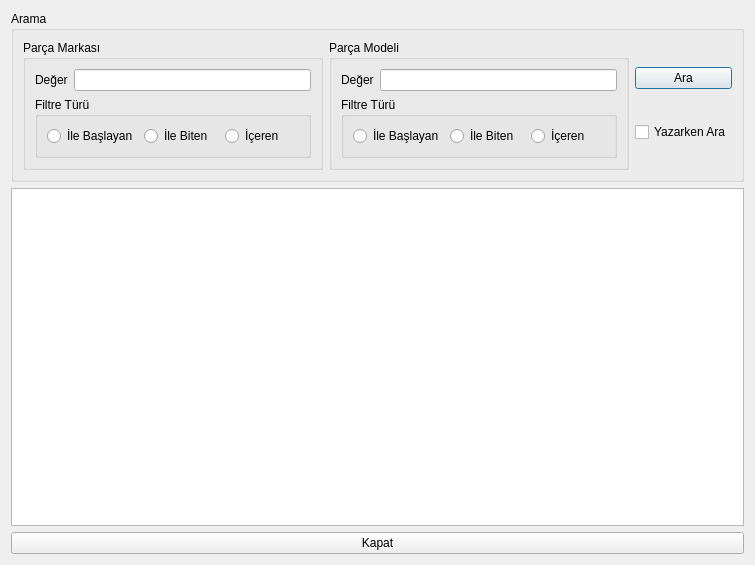
<?xml version="1.0" encoding="UTF-8"?>
<ui version="4.0">
 <class>TKNHarddiskListe</class>
 <widget class="QDialog" name="TKNHarddiskListe">
  <property name="geometry">
   <rect>
    <x>0</x>
    <y>0</y>
    <width>755</width>
    <height>565</height>
   </rect>
  </property>
  <property name="windowTitle">
   <string>Dialog</string>
  </property>
  <layout class="QVBoxLayout" name="verticalLayout_4">
   <item>
    <widget class="QGroupBox" name="groupBox">
     <property name="title">
      <string>Arama</string>
     </property>
     <layout class="QHBoxLayout" name="horizontalLayout_7">
      <item>
       <widget class="QGroupBox" name="groupBox_2">
        <property name="title">
         <string>Parça Markası</string>
        </property>
        <layout class="QVBoxLayout" name="verticalLayout">
         <item>
          <layout class="QHBoxLayout" name="horizontalLayout_3">
           <item>
            <widget class="QLabel" name="label">
             <property name="text">
              <string>Değer</string>
             </property>
             <property name="buddy">
              <cstring>leParcaMarkaDegeri</cstring>
             </property>
            </widget>
           </item>
           <item>
            <widget class="QLineEdit" name="leParcaMarkaDegeri"/>
           </item>
          </layout>
         </item>
         <item>
          <widget class="QGroupBox" name="groupBox_3">
           <property name="title">
            <string>Filtre Türü</string>
           </property>
           <layout class="QHBoxLayout" name="horizontalLayout_2">
            <item>
             <layout class="QHBoxLayout" name="horizontalLayout">
              <item>
               <widget class="QRadioButton" name="rbParcaMarkaIleBaslayan">
                <property name="text">
                 <string>İle Başlayan</string>
                </property>
               </widget>
              </item>
              <item>
               <widget class="QRadioButton" name="rbParcaMarkaIleBiten">
                <property name="text">
                 <string>İle Biten</string>
                </property>
               </widget>
              </item>
              <item>
               <widget class="QRadioButton" name="rbParcaMarkaIceren">
                <property name="text">
                 <string>İçeren</string>
                </property>
               </widget>
              </item>
             </layout>
            </item>
           </layout>
          </widget>
         </item>
        </layout>
       </widget>
      </item>
      <item>
       <widget class="QGroupBox" name="groupBox_4">
        <property name="title">
         <string>Parça Modeli</string>
        </property>
        <layout class="QVBoxLayout" name="verticalLayout_2">
         <item>
          <layout class="QHBoxLayout" name="horizontalLayout_4">
           <item>
            <widget class="QLabel" name="label_2">
             <property name="text">
              <string>Değer</string>
             </property>
             <property name="buddy">
              <cstring>leParcaMarkaDegeri</cstring>
             </property>
            </widget>
           </item>
           <item>
            <widget class="QLineEdit" name="leParcaModelDegeri"/>
           </item>
          </layout>
         </item>
         <item>
          <widget class="QGroupBox" name="groupBox_5">
           <property name="title">
            <string>Filtre Türü</string>
           </property>
           <layout class="QHBoxLayout" name="horizontalLayout_5">
            <item>
             <layout class="QHBoxLayout" name="horizontalLayout_6">
              <item>
               <widget class="QRadioButton" name="rbParcaModelIleBaslayan">
                <property name="text">
                 <string>İle Başlayan</string>
                </property>
               </widget>
              </item>
              <item>
               <widget class="QRadioButton" name="rbParcaModelIleBiten">
                <property name="text">
                 <string>İle Biten</string>
                </property>
               </widget>
              </item>
              <item>
               <widget class="QRadioButton" name="rbParcaModelIceren">
                <property name="text">
                 <string>İçeren</string>
                </property>
               </widget>
              </item>
             </layout>
            </item>
           </layout>
          </widget>
         </item>
        </layout>
       </widget>
      </item>
      <item>
       <layout class="QVBoxLayout" name="verticalLayout_3">
        <item>
         <widget class="QPushButton" name="pushButton">
          <property name="text">
           <string>Ara</string>
          </property>
         </widget>
        </item>
        <item>
         <widget class="QCheckBox" name="cbYazarkenAra">
          <property name="text">
           <string>Yazarken Ara</string>
          </property>
         </widget>
        </item>
       </layout>
      </item>
     </layout>
    </widget>
   </item>
   <item>
    <widget class="QTableWidget" name="tableWidget"/>
   </item>
   <item>
    <widget class="QPushButton" name="pushButton_2">
     <property name="text">
      <string>Kapat</string>
     </property>
    </widget>
   </item>
  </layout>
 </widget>
 <resources/>
 <connections>
  <connection>
   <sender>cbYazarkenAra</sender>
   <signal>clicked(bool)</signal>
   <receiver>pushButton</receiver>
   <slot>setDisabled(bool)</slot>
   <hints>
    <hint type="sourcelabel">
     <x>673</x>
     <y>135</y>
    </hint>
    <hint type="destinationlabel">
     <x>679</x>
     <y>88</y>
    </hint>
   </hints>
  </connection>
  <connection>
   <sender>leParcaModelDegeri</sender>
   <signal>textChanged(QString)</signal>
   <receiver>TKNHarddiskListe</receiver>
   <slot>Ara()</slot>
   <hints>
    <hint type="sourcelabel">
     <x>592</x>
     <y>77</y>
    </hint>
    <hint type="destinationlabel">
     <x>626</x>
     <y>185</y>
    </hint>
   </hints>
  </connection>
  <connection>
   <sender>rbParcaModelIceren</sender>
   <signal>clicked()</signal>
   <receiver>TKNHarddiskListe</receiver>
   <slot>Ara()</slot>
   <hints>
    <hint type="sourcelabel">
     <x>569</x>
     <y>133</y>
    </hint>
    <hint type="destinationlabel">
     <x>569</x>
     <y>190</y>
    </hint>
   </hints>
  </connection>
  <connection>
   <sender>rbParcaModelIleBiten</sender>
   <signal>clicked()</signal>
   <receiver>TKNHarddiskListe</receiver>
   <slot>Ara()</slot>
   <hints>
    <hint type="sourcelabel">
     <x>505</x>
     <y>140</y>
    </hint>
    <hint type="destinationlabel">
     <x>514</x>
     <y>186</y>
    </hint>
   </hints>
  </connection>
  <connection>
   <sender>rbParcaModelIleBaslayan</sender>
   <signal>clicked()</signal>
   <receiver>TKNHarddiskListe</receiver>
   <slot>Ara()</slot>
   <hints>
    <hint type="sourcelabel">
     <x>387</x>
     <y>135</y>
    </hint>
    <hint type="destinationlabel">
     <x>418</x>
     <y>189</y>
    </hint>
   </hints>
  </connection>
  <connection>
   <sender>leParcaMarkaDegeri</sender>
   <signal>textChanged(QString)</signal>
   <receiver>TKNHarddiskListe</receiver>
   <slot>Ara()</slot>
   <hints>
    <hint type="sourcelabel">
     <x>276</x>
     <y>80</y>
    </hint>
    <hint type="destinationlabel">
     <x>318</x>
     <y>187</y>
    </hint>
   </hints>
  </connection>
  <connection>
   <sender>rbParcaMarkaIceren</sender>
   <signal>clicked()</signal>
   <receiver>TKNHarddiskListe</receiver>
   <slot>Ara()</slot>
   <hints>
    <hint type="sourcelabel">
     <x>260</x>
     <y>140</y>
    </hint>
    <hint type="destinationlabel">
     <x>258</x>
     <y>185</y>
    </hint>
   </hints>
  </connection>
  <connection>
   <sender>rbParcaMarkaIleBiten</sender>
   <signal>clicked()</signal>
   <receiver>TKNHarddiskListe</receiver>
   <slot>Ara()</slot>
   <hints>
    <hint type="sourcelabel">
     <x>187</x>
     <y>137</y>
    </hint>
    <hint type="destinationlabel">
     <x>194</x>
     <y>186</y>
    </hint>
   </hints>
  </connection>
  <connection>
   <sender>rbParcaMarkaIleBaslayan</sender>
   <signal>clicked()</signal>
   <receiver>TKNHarddiskListe</receiver>
   <slot>Ara()</slot>
   <hints>
    <hint type="sourcelabel">
     <x>71</x>
     <y>138</y>
    </hint>
    <hint type="destinationlabel">
     <x>126</x>
     <y>190</y>
    </hint>
   </hints>
  </connection>
  <connection>
   <sender>pushButton_2</sender>
   <signal>clicked()</signal>
   <receiver>TKNHarddiskListe</receiver>
   <slot>accept()</slot>
   <hints>
    <hint type="sourcelabel">
     <x>698</x>
     <y>534</y>
    </hint>
    <hint type="destinationlabel">
     <x>748</x>
     <y>438</y>
    </hint>
   </hints>
  </connection>
 </connections>
 <slots>
  <slot>Ara()</slot>
 </slots>
</ui>
